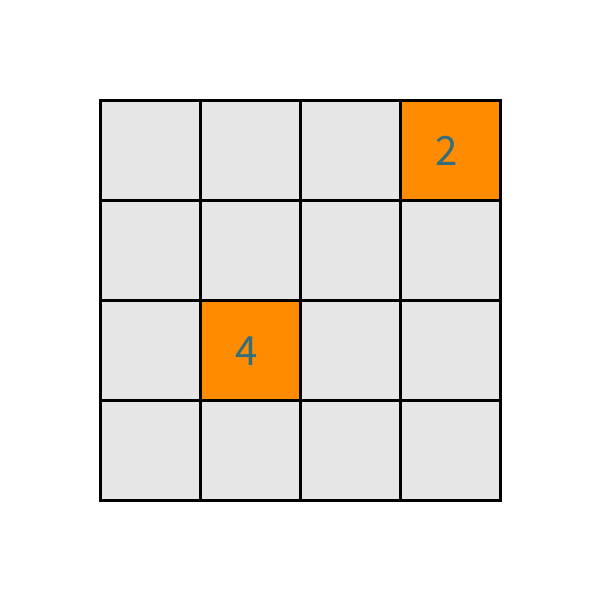
Frame 1 (no input)
Frame 60 (the mouse pressed at the canvas centre just before this capture): identical to frame 1, image omitted
Frame 120 (the mouse held since frame 60 and released just before this capture): identical to frame 1, image omitted

The Processing sketch that drew this single still picture (run headless with seeded random() and noise(); from frame 60 on, the mouse is pressed at the canvas centre):

// Processing sketch: processing_148192
// ── processing_148192.pde

Cell[][] grid = new Cell[4][4];
Grid field;
int loop = 0;
void setup() {
  size(600,600);
  background(255);
  fill(230);
  field = new Grid();
  field.spawn();
  field.spawn();
}
 
void draw() {
   
  //redraws the grid
  fill(230);
  rect(100,100,400,400);
  for(int i = 100; i<=500; i+=100) {
    smooth();
    strokeWeight(3);
    line(100,i,500,i);
    line(i,100,i,500);
  }
   
  //draws the tiles with a numeric value
  for(Cell c: field.getOccupiedCells()) {
    c.drawTile();
    //print(c.row + "," + c.col + "   ");
    //print(field.getOccupiedCells().size());
    //println(" C: " + cell.col + " R: " + cell.row + " X: " + cell.xCoor  + " Y: " + cell.yCoor + " " + cell.number);
    //println("X: " + round((mouseX-100)/100) + " Y: " + round((mouseY-100)/100));
    //println("X: " + mouseX + " Y: " + mouseY);
  }
   
  //moves tiles when arrow key is pressed
  if(field.getOccupiedCells().size() <= 16 && (keyCode == UP || keyCode == DOWN|| keyCode == LEFT || keyCode == RIGHT) ) {
    field.moveTiles();
  }
  //println(keyCode);
}
 
public class Grid {
  int startCoor = 100;
  int endCoor = 500;
   
  public Grid() {
    //draws the boundary and lines of the grid
    rect(startCoor,startCoor,400,400);
    for(int i = startCoor; i<=endCoor; i+=100) {
      smooth();
      strokeWeight(3);
      line(startCoor,i,endCoor,i);
      line(i,startCoor,i,endCoor);
    }
    //creates the 4x4 grid of cell objects
    int x = startCoor;
    int y = startCoor;
    for(int r = 0; r<grid.length; r++) {
      for(int c = 0; c<grid[0].length; c++) {
        grid[r][c] = new Cell(x,y,r,c);
        x += 100;
      }
      y += 100;
      x = startCoor;
    }
  }
   
  //gets the cells that have a numeric value
  public ArrayList<Cell> getOccupiedCells() {
    ArrayList<Cell> cells = new ArrayList<Cell>();
    for(int r = grid.length-1; r>=0; r--) {
      for(int c = grid[0].length-1; c>=0; c--) {
        if(grid[r][c].hasNumber) {
          cells.add(grid[r][c]);
        }
      }
    }
    return cells;
  }
  
  public void spawn() {
    int i = 0;
    while(i < 1) {
      int r = (int)random(0,4);
      int c = (int)random(0,4);
      if(!grid[r][c].hasNumber) {
        grid[r][c].hasNumber = true;
        grid[r][c].number *= (int)random(0,2) + 1;
        i++;
      }
    }
  }
  
   //moves the tiles based on arrow keys
   public void moveTiles() {
    if(loop < 10 && keyCode != 0) {
      for(Cell c : getOccupiedCells()) {
        if(keyCode == UP && c.yCoor > 100 && c.row !=0) {
          if(!grid[c.row-1][c.col].hasNumber) {
            c.yCoor -= 50;
            if(c.yCoor%100 == 0) {
              c.changeCell(c.row-1,c.col);
            }
          }
          else if(grid[c.row-1][c.col].number == c.number && c.merge){
            c.yCoor -= 100;
            c.number *= 2;
            grid[c.row-1][c.col].merge = false;
            c.changeCell(c.row-1,c.col);
          }
        }
        else if(keyCode == RIGHT && c.xCoor < 400 && c.col !=3) {
           if(!grid[c.row][c.col+1].hasNumber) {
            c.xCoor += 50;
            if(c.xCoor%100 == 0) {
             c.changeCell(c.row,c.col+1);
            }
          }
          else if(grid[c.row][c.col+1].number == c.number && c.merge){
            c.xCoor += 100;
            c.number *= 2;
            grid[c.row][c.col+1].merge = false;
            c.changeCell(c.row,c.col+1);
          }
        }
        else if(keyCode == LEFT && c.xCoor > 100 && c.col !=0) {
           if(!grid[c.row][c.col-1].hasNumber) {
            c.xCoor -= 50;
            if(c.xCoor%100 == 0) {
             c.changeCell(c.row,c.col-1);
            }
          }
          else if(grid[c.row][c.col-1].number == c.number && c.merge){
            c.xCoor -= 100;
            c.number *= 2;
            grid[c.row][c.col-1].merge = false;
            c.changeCell(c.row,c.col-1);
          }
        }
        else if(keyCode == DOWN && c.yCoor < 400 && c.row != 3) {
          if(!grid[c.row+1][c.col].hasNumber) {
            c.yCoor += 50;
            if(c.yCoor%100 == 0) {
             c.changeCell(c.row+1,c.col);
            }
          }
          else if(grid[c.row+1][c.col].number == c.number && c.merge){
            c.yCoor += 100;
            c.number *= 2;
            grid[c.row+1][c.col].merge = false;
            c.changeCell(c.row+1,c.col);
          }
        }
      }
    }
    else {
      field.spawn();
      loop = -1;
      keyCode = 0;
      for(Cell c: getOccupiedCells()) {
        c.merge = true;
      }
    }
    loop++;
  }
   
}
 
public class Cell {
  boolean hasNumber = false;
  int number;
  int xCoor;
  int yCoor;
  int row;
  int col;
  boolean merge = true;
   
  public Cell(int x, int y, int r, int c) {
    number = 2;
    xCoor = x;
    yCoor = y;
    row = r;
    col = c;
  }
   
  public void changeCell(int r, int c) {
    this.hasNumber = false;
    if(this.row == r) {
      this.xCoor -= 100 * (c-this.col);
    }
    else if(this.col == c) {
      this.yCoor -= 100 * (r-this.row);
    }
    //this.xCoor = this.xCoor;
    //this.yCoor = this.yCoor;
    grid[r][c].number = this.number;
    this.number = 2;
    grid[r][c].hasNumber = true;
    //println("This: " + " X: " + this.xCoor + " Y: " + this.yCoor + " C: " + this.col + " R: " + this.row);
    //println("New: " + " X: " + grid[r][c].xCoor + " Y: " + grid[r][c].yCoor + " C: " + grid[r][c].col + " R: " + grid[r][c].row);
  }
   
  public void drawTile() {
    fill(255,140,0);
    rect(xCoor,yCoor,100,100);
    textSize(45);
    fill(0, 102, 153, 204);
    if(number < 9) {
      text("" + number,xCoor+35,yCoor+65);
    }
    else if(number < 128){
      text("" + number,xCoor+25,yCoor+65);
    }
    else if(number < 1024) {
      textSize(40);
      text("" + number,xCoor+15,yCoor+65);
    }
    else {
      textSize(35);
      text("" + number,xCoor+5,yCoor+65);
    }
  }
  
}
